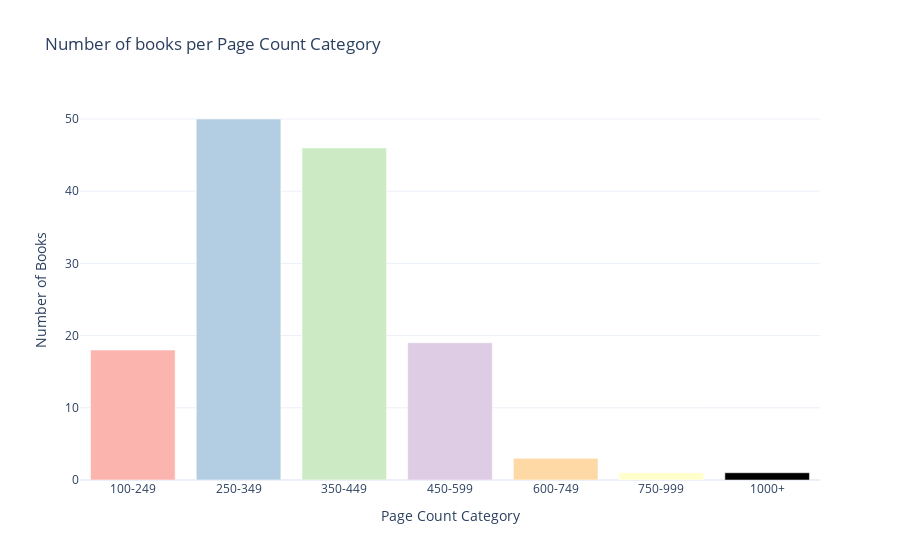

The notebook cell saved with this chart:
### Markdown cell above
# Number of pages and read count

Visualising the most read page count of books

### Code cell
from apps.viz import visualize_page_categories

# Assuming you have a DataFrame 'myreads' with 'Page_Cat' column

visualize_page_categories(myreads, 'Page_Cat')

### Figure 1 — Plotly figure (JSON) as saved in the notebook; plotly's stock layout.template omitted (floating-point values rounded to 4 significant figures)
{"data": [{"marker": {"color": ["rgb(251,180,174)", "rgb(179,205,227)", "rgb(204,235,197)", "rgb(222,203,228)", "rgb(254,217,166)", "rgb(255,255,204)"]}, "type": "bar", "x": ["100-249", "250-349", "350-449", "450-599", "600-749", "750-999", "1000+"], "y": [18, 50, 46, 19, 3, 1, 1]}], "layout": {"title": {"text": "Number of books per Page Count Category"}, "xaxis": {"title": {"text": "Page Count Category"}}, "yaxis": {"title": {"text": "Number of Books"}}}}
